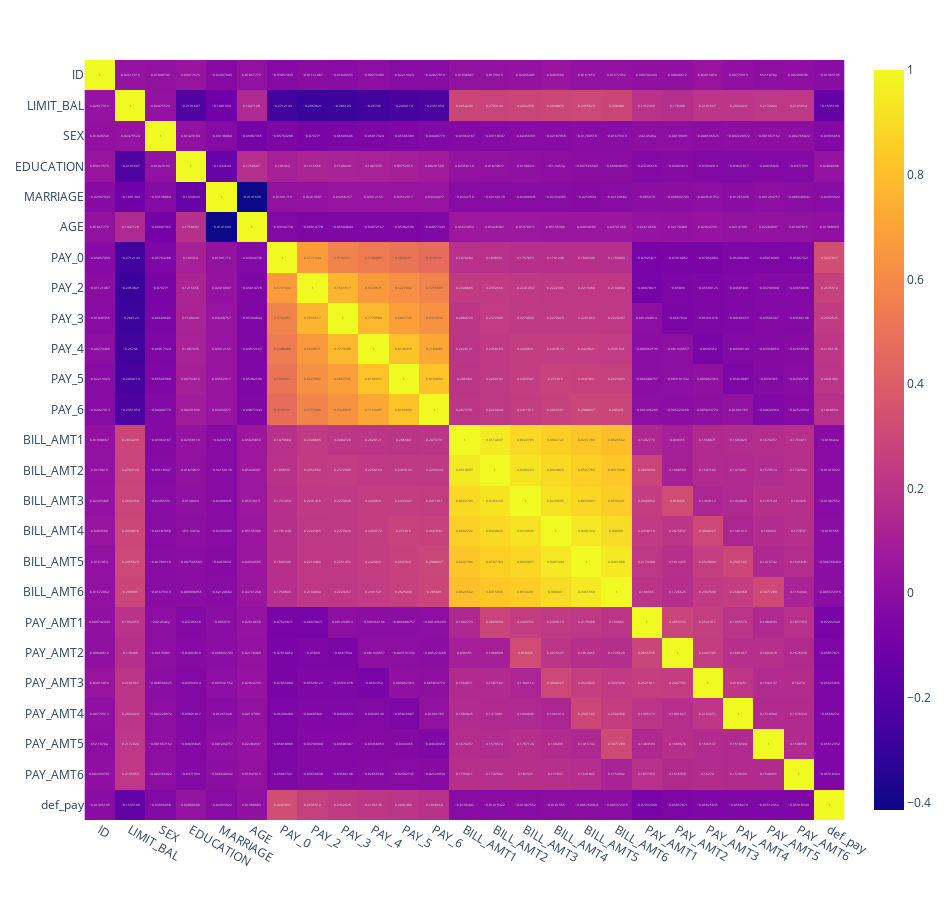

Notebook cell for this chart:
### Code cell
# plot the correlation heatmap
fig = px.imshow(corr, text_auto=True)
fig.update_layout(
    height=900,
    width=950
)
fig.show()

### Figure 1 — Plotly figure (JSON) as saved in the notebook; plotly's stock layout.template omitted (floating-point values rounded to 4 significant figures; data arrays with more than 128 entries replaced by an {"elided": "..."} marker saying what was removed)
{"data": [{"coloraxis": "coloraxis", "hovertemplate": "x: %{x}<br>y: %{y}<br>color: %{z}<extra></extra>", "name": "0", "texttemplate": "%{z}", "type": "heatmap", "x": ["ID", "LIMIT_BAL", "SEX", "EDUCATION", "MARRIAGE", "AGE", "PAY_0", "PAY_2", "PAY_3", "PAY_4", "PAY_5", "PAY_6", "BILL_AMT1", "BILL_AMT2", "BILL_AMT3", "BILL_AMT4", "BILL_AMT5", "BILL_AMT6", "PAY_AMT1", "PAY_AMT2", "PAY_AMT3", "PAY_AMT4", "PAY_AMT5", "PAY_AMT6", "def_pay"], "xaxis": "x", "y": ["ID", "LIMIT_BAL", "SEX", "EDUCATION", "MARRIAGE", "AGE", "PAY_0", "PAY_2", "PAY_3", "PAY_4", "PAY_5", "PAY_6", "BILL_AMT1", "BILL_AMT2", "BILL_AMT3", "BILL_AMT4", "BILL_AMT5", "BILL_AMT6", "PAY_AMT1", "PAY_AMT2", "PAY_AMT3", "PAY_AMT4", "PAY_AMT5", "PAY_AMT6", "def_pay"], "yaxis": "y", "z": {"elided": "25x25 float values"}}], "layout": {"coloraxis": {"colorscale": [[0, "#0d0887"], [0.1111, "#46039f"], [0.2222, "#7201a8"], [0.3333, "#9c179e"], [0.4444, "#bd3786"], [0.5556, "#d8576b"], [0.6667, "#ed7953"], [0.7778, "#fb9f3a"], [0.8889, "#fdca26"], [1, "#f0f921"]]}, "height": 900, "margin": {"t": 60}, "width": 950, "xaxis": {"anchor": "y", "constrain": "domain", "domain": [0, 1], "scaleanchor": "y"}, "yaxis": {"anchor": "x", "autorange": "reversed", "constrain": "domain", "domain": [0, 1]}}}
